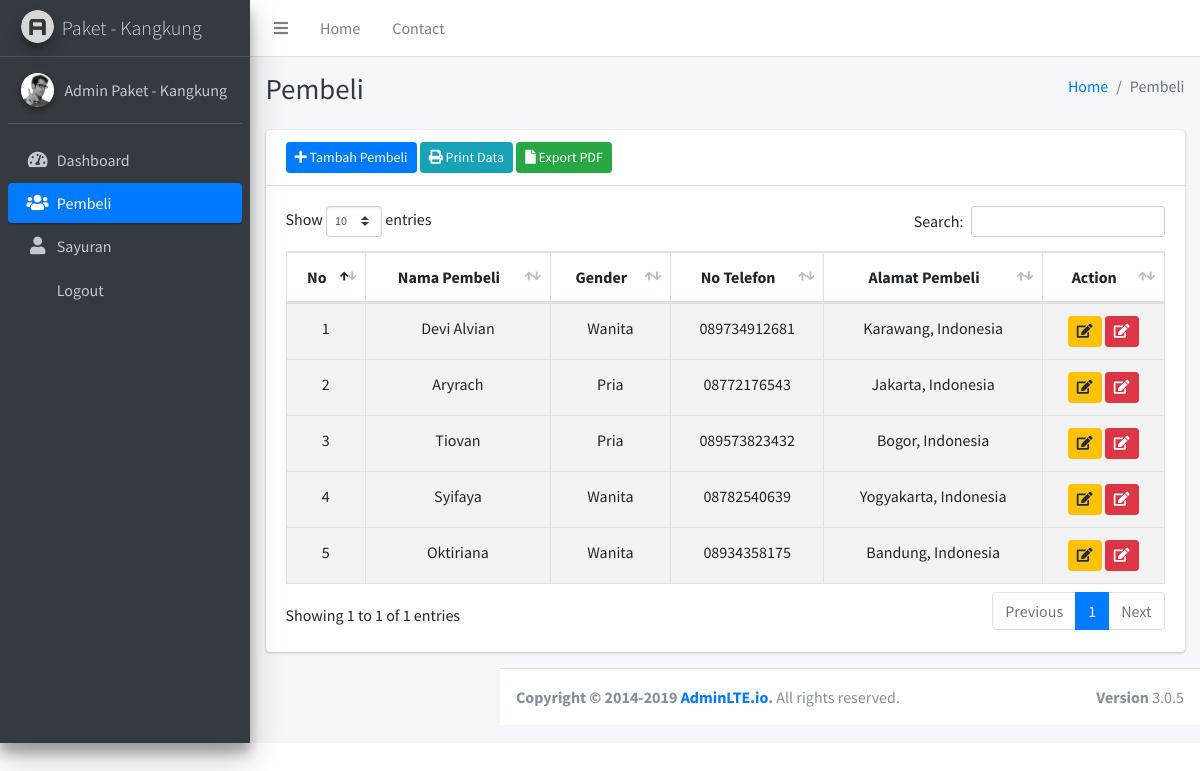
Page /index.php/pembeli on the committed database.
### tables this page shows
CREATE TABLE `pembeli` (
  `id_pembeli` int(11) NOT NULL,
  `nama_pembeli` varchar(25) NOT NULL,
  `gender` varchar(15) NOT NULL,
  `notelefon` varchar(15) NOT NULL,
  `alamat_pembeli` varchar(25) NOT NULL
);

### application/controllers/Pembeli.php (called while the page is built, shortened)
<?php
class Pembeli extends CI_Controller {
    public function __construct(){
        $this->load->model('Pembeli_model');
        $this->load->library('form_validation');
    }
    public function index() {
        $data["title"] = 'Pembeli';
        $data["pembeli"] = $this->Pembeli_model->get_data('pembeli') -> result();
        $this->load->view('templates/header', $data);
        $this->load->view('templates/sidebar', $data);
        $this->load->view('pembeli', $data);
        $this->load->view('templates/footer');
    }
}
?>

### index.php (called while the page is built, shortened)
<?php
require_once BASEPATH.'core/CodeIgniter.php';

### application/models/Pembeli_model.php (called while the page is built, shortened)
<?php
class Pembeli_model extends CI_Model {
    public function get_data($table) {
        return $this->db->get($table);
    }
}
?>

### application/views/pembeli.php (the view, shortened to what this page needs)
<div class="card">
    <div class="card-header">
        <a href="<?= base_url("pembeli/tambah")?>" class="btn btn-primary btn-sm"><i class="fas fa-plus"></i>  Tambah Pembeli</a>
        <a href="<?= base_url("pembeli/print")?>" class="btn btn-info btn-sm"><i class="fas fa-print"></i>  Print Data</a>
        <a href="<?= base_url("pembeli/pdf")?>" class="btn btn-success btn-sm"><i class="fas fa-file"></i>  Export PDF</a>
    </div>
    <div class="card-body">
        <table id="example1" class="table table-bordered table-striped">
            <thead>
                <tr class="text-center">
                    <th>No</th>
                    <th>Nama Pembeli</th>
                    <th>Gender</th>
                    <th>No Telefon</th>
                    <th>Alamat Pembeli</th>
                    <th>Action</th>
                </tr>
            </thead>
                <?php $no = 1;
                foreach($pembeli as $pbl) : ?>
                    <tbody>
                        <tr class="text-center">
                            <td><?= $no++?></td>
                            <td><?=$pbl -> nama_pembeli?></td>
                            <td><?=$pbl -> gender?></td>
                            <td><?=$pbl -> notelefon?></td>
                            <td><?=$pbl -> alamat_pembeli?></td>
                            <td>
                                <button type="button" data-toggle="modal" data-target="#edit<?= $pbl->id_pembeli?>" class="btn btn-warning btn-sm">
                                    <i class="fas fa-edit"></i>
                                </button>
                                <a href="<?= base_url('pembeli/delete/' . $pbl->id_pembeli)?>" class="btn btn-danger btn-sm" onclick="return confirm('Apakah Anda Yakin Ingin Menghapus Data?')">
                                    <i class="fas fa-edit"></i>
                                </a>
                            </td>
                        </tr>
                    </tbody>
                <?php endforeach;?>
            </table>
    </div>

### rows in the picture
pembeli: nama_pembeli "Devi Alvian", gender "Wanita", notelefon "089734912681", alamat_pembeli "Karawang, Indonesia"
pembeli: nama_pembeli "Aryrach", gender "Pria", notelefon "08772176543", alamat_pembeli "Jakarta, Indonesia"
pembeli: nama_pembeli "Tiovan", gender "Pria", notelefon "089573823432", alamat_pembeli "Bogor, Indonesia"
pembeli: nama_pembeli "Syifaya", gender "Wanita", notelefon "08782540639", alamat_pembeli "Yogyakarta, Indonesia"
pembeli: nama_pembeli "Oktiriana", gender "Wanita", notelefon "08934358175", alamat_pembeli "Bandung, Indonesia"

### other values in the picture
$title "Pembeli"
